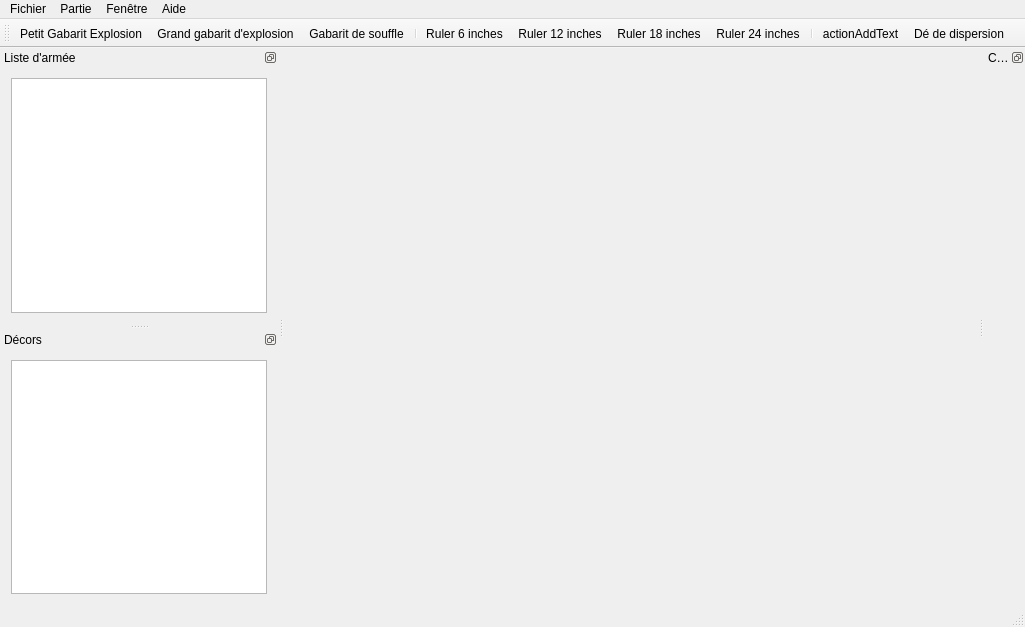
<?xml version="1.0" encoding="UTF-8"?>
<ui version="4.0">
 <class>GameWindow</class>
 <widget class="QMainWindow" name="GameWindow">
  <property name="geometry">
   <rect>
    <x>0</x>
    <y>0</y>
    <width>1025</width>
    <height>627</height>
   </rect>
  </property>
  <property name="windowTitle">
   <string>MainWindow</string>
  </property>
  <widget class="QWidget" name="centralWidget">
   <layout class="QHBoxLayout" name="horizontalLayout"/>
  </widget>
  <widget class="QMenuBar" name="menuBar">
   <property name="geometry">
    <rect>
     <x>0</x>
     <y>0</y>
     <width>1025</width>
     <height>27</height>
    </rect>
   </property>
   <widget class="QMenu" name="menuFichier">
    <property name="title">
     <string>Fichier</string>
    </property>
    <addaction name="separator"/>
    <addaction name="actionOpen_Army"/>
    <addaction name="actionSave_Game"/>
    <addaction name="actionCharger_une_partie"/>
    <addaction name="actionQuitter"/>
   </widget>
   <widget class="QMenu" name="menuGame">
    <property name="title">
     <string>Partie</string>
    </property>
    <addaction name="actionHost_Game"/>
    <addaction name="actionConnect_to_a_game_2"/>
    <addaction name="separator"/>
    <addaction name="actionS_lectionner_le_type_de_terrain"/>
   </widget>
   <widget class="QMenu" name="menuFen_tre">
    <property name="title">
     <string>Fenêtre</string>
    </property>
    <widget class="QMenu" name="menuAfficher">
     <property name="title">
      <string>Afficher</string>
     </property>
     <addaction name="actionArm_e"/>
     <addaction name="actionChat"/>
    </widget>
    <addaction name="menuAfficher"/>
    <addaction name="actionPivoter_la_vue"/>
   </widget>
   <widget class="QMenu" name="menuAide">
    <property name="title">
     <string>Aide</string>
    </property>
    <addaction name="actionWiki_Warhole"/>
    <addaction name="actionA_propos"/>
   </widget>
   <addaction name="menuFichier"/>
   <addaction name="menuGame"/>
   <addaction name="menuFen_tre"/>
   <addaction name="menuAide"/>
  </widget>
  <widget class="QToolBar" name="mainToolBar">
   <attribute name="toolBarArea">
    <enum>TopToolBarArea</enum>
   </attribute>
   <attribute name="toolBarBreak">
    <bool>false</bool>
   </attribute>
   <addaction name="actionExpTemplateSmall"/>
   <addaction name="actionExpTemplateBig"/>
   <addaction name="actionBlowTemplate"/>
   <addaction name="separator"/>
   <addaction name="actionRuler_6_inches"/>
   <addaction name="actionRuler_12_inches"/>
   <addaction name="actionRuler_18_inches"/>
   <addaction name="actionRuler_24_inches"/>
   <addaction name="separator"/>
   <addaction name="actionActionAddText"/>
   <addaction name="actionScatterDice"/>
  </widget>
  <widget class="QStatusBar" name="statusBar"/>
  <widget class="QDockWidget" name="dockWidget">
   <property name="features">
    <set>QDockWidget::DockWidgetFloatable|QDockWidget::DockWidgetMovable</set>
   </property>
   <property name="windowTitle">
    <string>Liste d'armée</string>
   </property>
   <attribute name="dockWidgetArea">
    <number>1</number>
   </attribute>
   <widget class="QWidget" name="dockWidgetContents">
    <layout class="QHBoxLayout" name="horizontalLayout_2">
     <item>
      <widget class="QTreeView" name="treeViewArmy">
       <attribute name="headerVisible">
        <bool>false</bool>
       </attribute>
      </widget>
     </item>
    </layout>
   </widget>
  </widget>
  <widget class="QDockWidget" name="dockWidget_2">
   <property name="features">
    <set>QDockWidget::DockWidgetFloatable|QDockWidget::DockWidgetMovable</set>
   </property>
   <property name="windowTitle">
    <string>Chat</string>
   </property>
   <attribute name="dockWidgetArea">
    <number>2</number>
   </attribute>
   <widget class="QWidget" name="dockWidgetContents_2"/>
  </widget>
  <widget class="QDockWidget" name="dockWidget_5">
   <property name="features">
    <set>QDockWidget::DockWidgetFloatable|QDockWidget::DockWidgetMovable</set>
   </property>
   <property name="windowTitle">
    <string>Décors</string>
   </property>
   <attribute name="dockWidgetArea">
    <number>1</number>
   </attribute>
   <widget class="QWidget" name="dockWidgetContents_5">
    <layout class="QHBoxLayout" name="horizontalLayout_3">
     <item>
      <widget class="QTreeView" name="treeViewTerrains"/>
     </item>
    </layout>
   </widget>
  </widget>
  <action name="actionExpTemplateSmall">
   <property name="icon">
    <iconset resource="resources.qrc">
     <normaloff>:/icons/ressources/exp_template_icon_small.png</normaloff>:/icons/ressources/exp_template_icon_small.png</iconset>
   </property>
   <property name="text">
    <string>Petit Gabarit Explosion</string>
   </property>
   <property name="toolTip">
    <string>Utiliser le petit gabarit d'explosion</string>
   </property>
  </action>
  <action name="actionExpTemplateBig">
   <property name="icon">
    <iconset resource="resources.qrc">
     <normaloff>:/icons/ressources/exp_template.png</normaloff>:/icons/ressources/exp_template.png</iconset>
   </property>
   <property name="text">
    <string>Grand gabarit d'explosion</string>
   </property>
   <property name="toolTip">
    <string>Utiliser le grand gabarit d'explosion</string>
   </property>
  </action>
  <action name="actionBlowTemplate">
   <property name="icon">
    <iconset resource="resources.qrc">
     <normaloff>:/icons/ressources/blowTemplate.png</normaloff>:/icons/ressources/blowTemplate.png</iconset>
   </property>
   <property name="text">
    <string>Gabarit de souffle</string>
   </property>
   <property name="toolTip">
    <string>Gabarit de souffle</string>
   </property>
  </action>
  <action name="actionOpen_Army">
   <property name="text">
    <string>Charger une armée</string>
   </property>
  </action>
  <action name="actionHost_Game">
   <property name="text">
    <string>Héberger une Partie</string>
   </property>
  </action>
  <action name="actionConnect_to_a_game_2">
   <property name="text">
    <string>Rejoindre une Partie</string>
   </property>
  </action>
  <action name="actionRuler_6_inches">
   <property name="icon">
    <iconset resource="resources.qrc">
     <normaloff>:/icons/ressources/ruler-icon-6.png</normaloff>:/icons/ressources/ruler-icon-6.png</iconset>
   </property>
   <property name="text">
    <string>Ruler 6 inches</string>
   </property>
   <property name="toolTip">
    <string>Reglette 6 pas</string>
   </property>
  </action>
  <action name="actionRuler_12_inches">
   <property name="icon">
    <iconset resource="resources.qrc">
     <normaloff>:/icons/ressources/ruler-icon-12.png</normaloff>:/icons/ressources/ruler-icon-12.png</iconset>
   </property>
   <property name="text">
    <string>Ruler 12 inches</string>
   </property>
   <property name="toolTip">
    <string>Reglette 12 pas</string>
   </property>
  </action>
  <action name="actionRuler_18_inches">
   <property name="icon">
    <iconset resource="resources.qrc">
     <normaloff>:/icons/ressources/ruler-icon-18.png</normaloff>:/icons/ressources/ruler-icon-18.png</iconset>
   </property>
   <property name="text">
    <string>Ruler 18 inches</string>
   </property>
   <property name="toolTip">
    <string>Reglette 18 pas</string>
   </property>
  </action>
  <action name="actionRuler_24_inches">
   <property name="icon">
    <iconset resource="resources.qrc">
     <normaloff>:/icons/ressources/ruler-icon-24.png</normaloff>:/icons/ressources/ruler-icon-24.png</iconset>
   </property>
   <property name="text">
    <string>Ruler 24 inches</string>
   </property>
   <property name="toolTip">
    <string>Reglette 24 pas</string>
   </property>
  </action>
  <action name="actionArm_e">
   <property name="text">
    <string>Armée</string>
   </property>
  </action>
  <action name="actionChat">
   <property name="text">
    <string>Chat</string>
   </property>
  </action>
  <action name="actionSave_Game">
   <property name="text">
    <string>Sauver la partie</string>
   </property>
  </action>
  <action name="actionCharger_une_partie">
   <property name="text">
    <string>Charger une partie</string>
   </property>
  </action>
  <action name="actionQuitter">
   <property name="text">
    <string>Quitter</string>
   </property>
  </action>
  <action name="actionPivoter_la_vue">
   <property name="text">
    <string>Pivoter la vue</string>
   </property>
  </action>
  <action name="actionActionAddText">
   <property name="icon">
    <iconset resource="resources.qrc">
     <normaloff>:/icons/ressources/textIcon.png</normaloff>:/icons/ressources/textIcon.png</iconset>
   </property>
   <property name="text">
    <string>actionAddText</string>
   </property>
   <property name="toolTip">
    <string>Ajoute du texte sur l'aire de jeu</string>
   </property>
  </action>
  <action name="actionScatterDice">
   <property name="icon">
    <iconset resource="resources.qrc">
     <normaloff>:/icons/ressources/scatterDie.png</normaloff>:/icons/ressources/scatterDie.png</iconset>
   </property>
   <property name="text">
    <string>Dé de dispersion</string>
   </property>
  </action>
  <action name="actionWiki_Warhole">
   <property name="text">
    <string>Wiki Warhole</string>
   </property>
  </action>
  <action name="actionA_propos">
   <property name="text">
    <string>A propos...</string>
   </property>
  </action>
  <action name="actionS_lectionner_le_type_de_terrain">
   <property name="text">
    <string>Sélectionner le type de terrain</string>
   </property>
  </action>
 </widget>
 <layoutdefault spacing="6" margin="11"/>
 <resources>
  <include location="resources.qrc"/>
 </resources>
 <connections/>
</ui>
